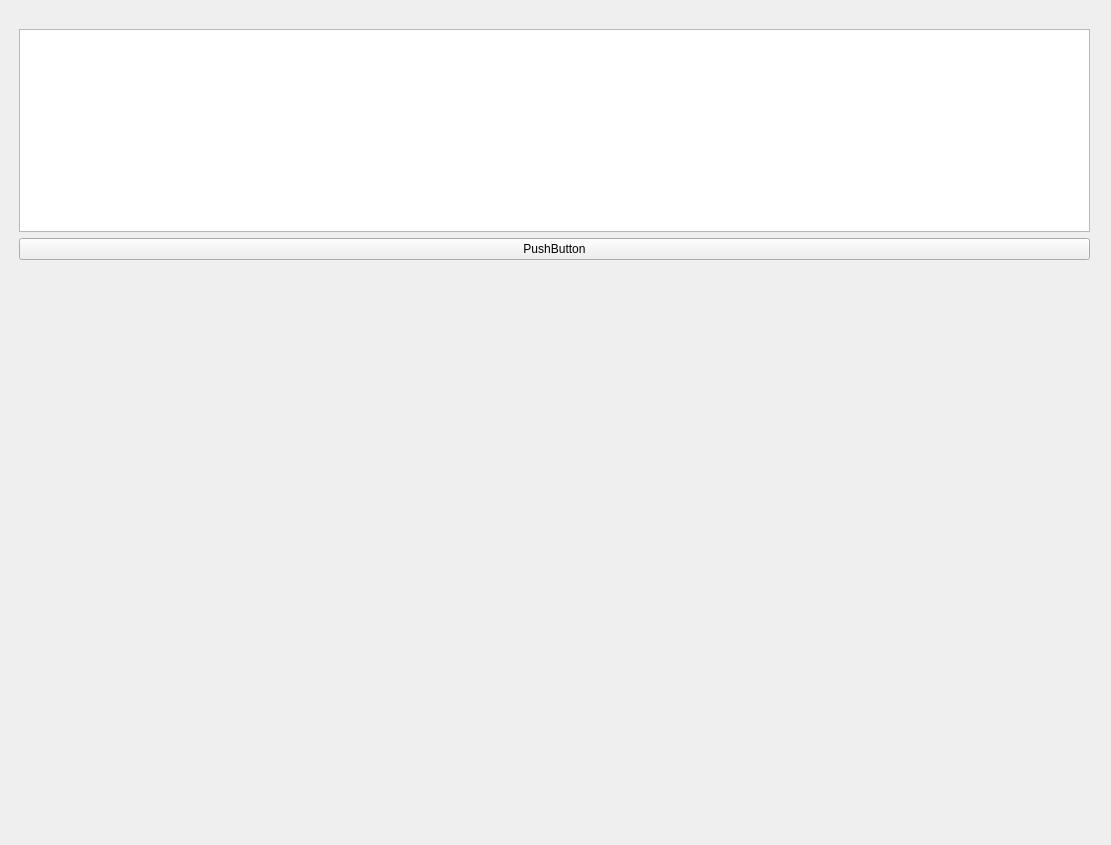
<?xml version="1.0" encoding="UTF-8"?>
<ui version="4.0">
 <class>Form</class>
 <widget class="QWidget" name="Form">
  <property name="geometry">
   <rect>
    <x>0</x>
    <y>0</y>
    <width>1111</width>
    <height>845</height>
   </rect>
  </property>
  <property name="windowTitle">
   <string>Form</string>
  </property>
  <widget class="QWidget" name="verticalLayoutWidget">
   <property name="geometry">
    <rect>
     <x>19</x>
     <y>29</y>
     <width>1071</width>
     <height>231</height>
    </rect>
   </property>
   <layout class="QVBoxLayout" name="verticalLayout">
    <item>
     <widget class="QPlainTextEdit" name="plainTextEdit"/>
    </item>
    <item>
     <widget class="QPushButton" name="pushButton">
      <property name="text">
       <string>PushButton</string>
      </property>
     </widget>
    </item>
   </layout>
  </widget>
 </widget>
 <resources/>
 <connections/>
</ui>
